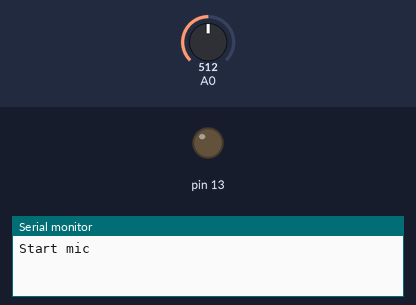
Recording of a sketch running on a simulated Arduino Uno, built with avr-gcc and run on an emulated ATmega328P. On the bench: output pins drawn as LEDs (lit = HIGH), the last lines printed to the serial monitor. The inputs (shaded band) are chosen by the test bench; at power-on: A0 = 512.

Above: at 1.2 s.
1.3 s: A0 set to 531
At 2.3 s:
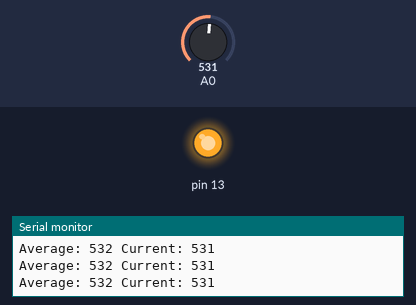
2.8 s: A0 set to 511
At 3.6 s:
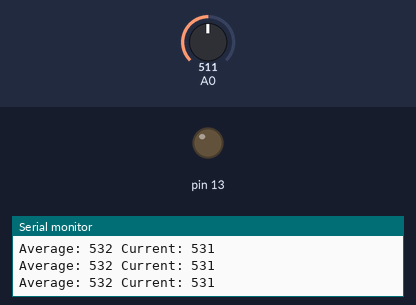
4.3 s: A0 set to 529
At 4.6 s:
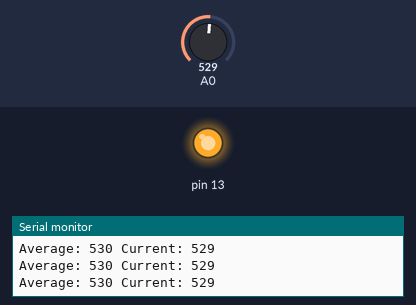
Timing chart, 0 to 7.3 s (numbered marks = the images above; inputs shaded):
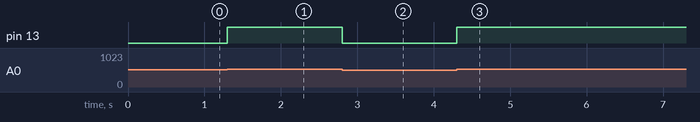

The sketch:

mic-sensor.ino
```cpp
void setup() {
  // put your setup code here, to run once:
  pinMode(13, OUTPUT);
  digitalWrite(13, LOW);
  Serial.begin(9600);
  Serial.println("Start mic");
}

int average = 0;

void loop() {
  // put your main code here, to run repeatedly:
  int micVal = analogRead(A0);
  average = (micVal + average)/2 + 1;
  if(micVal > 519) {
    digitalWrite(13, HIGH);
  }
  else
    digitalWrite(13, LOW);

  if(micVal <= 519) return;

  Serial.print("Average: ");
  Serial.print(average);
  Serial.print(" Current: ");
  Serial.println(micVal);
}
```

Measured:
- the behaviour switches between 519 and 520 on A0 (found by bisection; images 0 and 1)
- after the input at 1.3 s, pin 13: LOW → HIGH at once
- after the input at 2.8 s, pin 13: HIGH → LOW at once
- after the input at 4.3 s, pin 13: LOW → HIGH at once
